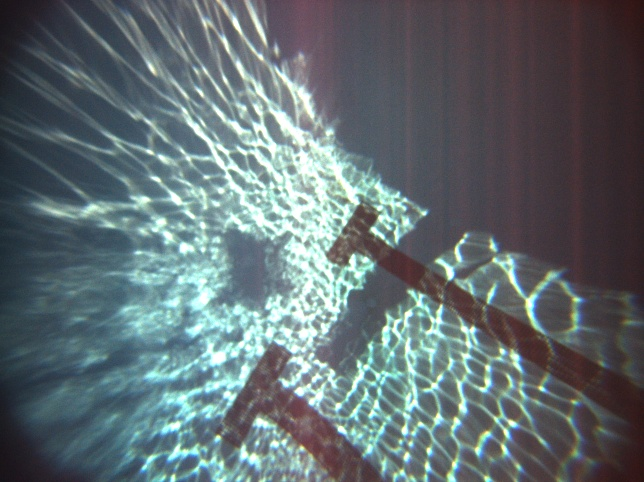
//> input picture img/1_1.jpg, 644 x 482 px
$ ./kek img/1_1.jpg img/1_2.jpg 3   (built with g++ and OpenCV 4)
//> lines starting //> are read from the running program, lines starting //| are printed output that depends on the picture; after the words box and inside, x2 and y2 are one past the last pixel; in counts of white or black regions, pixels touching at a corner belong together
#include <vector>
#include <iostream>
//#include <time.h>
//#include <random>

#include <cv.h>
#include <opencv2/core/core.hpp>
#include <opencv2/highgui/highgui.hpp>
#include <opencv2/imgproc/imgproc.hpp>
#include <opencv2/video/video.hpp>

#define PI 3.1416

typedef std::pair<float, float> PolVec;
typedef std::vector<PolVec> PolVecs;

const bool debug = true;

const float anglemargin = 0.3;
const float sizemargin = 15;

const int cropx = 200;
const int cropy = 200;

const float fovx = (60/360) * 2 * PI;
const float fovy = fovx;

const float depth = 5;

PolVecs convertPolar(std::vector<cv::Point2f> &first, std::vector<cv::Point2f> &second)
{
    PolVecs vals;
    for(int i = 0; i < first.size(); i++)
    {
        float diffx = second[i].x - first[i].x;
        //Change +y to be up the image instead of down
        float diffy = first[i].y - second[i].y;
        float len = sqrt(pow(diffx, 2) + pow(diffy, 2));
        float angle = atan2(diffy, diffx);
        //For debugging
        if(debug) std::cout << diffx << "\t" << diffy << "\t" << angle << "  \t" << len << "\n";
        vals.push_back(PolVec(angle, len));
    }
    return vals;
}

bool inside(PolVec a, PolVec b)
{
    if(std::max(a.first - b.first, b.first - a.first) < anglemargin ||
        std::max(a.first + 2*PI - b.first, b.first - a.first - 2*PI) < anglemargin ||
        std::max(a.first - b.first - 2*PI, b.first + 2*PI - a.first) < anglemargin)
    {
        if(std::max(a.second - b.second, b.second - a.second) < sizemargin)
        {
            return true;
        }
    }
    return false;
}

PolVec avg(PolVecs &vecs, PolVec &center)
{
    float suma = 0; float sumb = 0; int num = 0;
    for(int i = 0; i < vecs.size(); i++)
    {
        if(inside(center, vecs[i]))
        {
            suma += vecs[i].first;
            sumb += vecs[i].second;
            num++;
        }
    }
    return PolVec(suma/num, sumb/num);
}

int numAround(PolVecs &vecs, PolVec &center)
{
    int num = 0;
    for(int i = 0; i < vecs.size(); i++)
    {
        if(inside(center, vecs[i]))
        {
            num++;
        }
    }
    return num;
}

PolVec bestFit(PolVecs vecs)
{
    int best;
    int bestnum = 0;
    //srand(time(NULL));
    for(int i = 0; i < vecs.size(); i++)
    {
        //TODO: Decide whether to iterate through all points or choose random ones
        //int r = rand() % vecs.size();
        int rn = numAround(vecs, vecs[i]);
        //For debugging
        if(debug) std::cout << rn << "\n";
        if(rn > bestnum){bestnum = rn; best = i;}
    }
    return avg(vecs, vecs[best]);
}

//TODO: Put everything in a loop and take images through stdin
int main(int argc, char* argv[])
{
    cv::Mat img1, img2, img1c, img2c, img1b, img2b;
    std::vector<cv::Point2f> first, second;
    std::vector<uchar> status;
    std::vector<float> error;
    int numfeatures;
    float rotation;
    int centerx, centery;

    if(argc < 4) {std::cout << "not enough args\n"; return 0;}

    if(argc < 5) {rotation = 0;}
    else {rotation = atof(argv[4]);}

    //Read input: image 1, image 2, number of features
    img1 = cv::imread(argv[1]);
//> img1 is the input picture: 482 rows x 644 cols, CV_8UC3; mean B, G, R 113, 109.4, 97.1
    img2 = cv::imread(argv[2]);
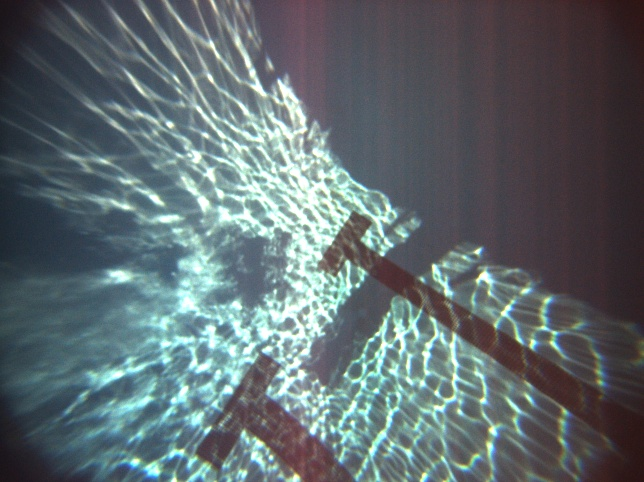
//> input picture img/1_2.jpg, 644 x 482 px
//> img2 is the input picture: 482 rows x 644 cols, CV_8UC3; mean B, G, R 110.3, 106.7, 94.9
    numfeatures = atoi(argv[3]);
//> numfeatures = 3
    centerx = img1.cols/2;
//> centerx = 322
    centery = img1.rows/2;
//> centery = 241

    //Rotate second img
    if((int) rotation % 360)
    {
        cv::Mat rot = cv::getRotationMatrix2D(cv::Point(centerx, centery), rotation, 1);
        cv::Mat imgrot;
        cv::warpAffine(img2, imgrot, rot, img2.size());
        img2 = imgrot;
    }

    //Crop to get rid of warped area
    //TODO: Run through image undistort instead
    img1c = img1(cv::Rect(centerx - cropx/2, centery - cropy/2,
                            centerx + cropx/2, centery + cropy/2));
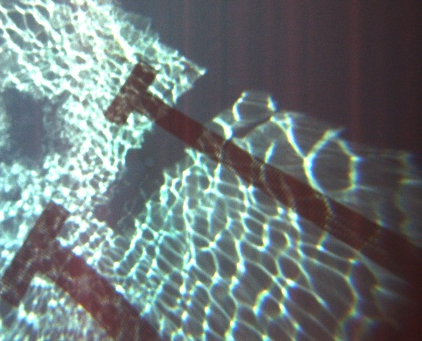
//> img1c: 341 rows x 422 cols, CV_8UC3; mean B, G, R 120.4, 120.4, 109.2
    img2c = img2(cv::Rect(centerx - cropx/2, centery - cropy/2,
                            centerx + cropx/2, centery + cropy/2));
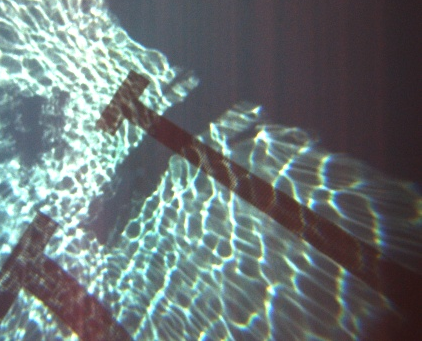
//> img2c: 341 rows x 422 cols, CV_8UC3; mean B, G, R 116.6, 116.4, 105.8


    //Convert to grayscale
    cv::cvtColor(img1c, img1b, cv::COLOR_BGR2GRAY);
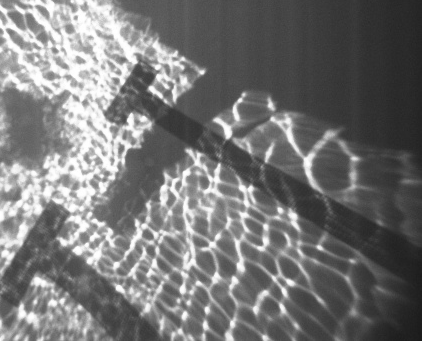
//> img1b: 341 rows x 422 cols, CV_8UC1; min 26, max 255, mean 117.1
    cv::cvtColor(img2c, img2b, cv::COLOR_BGR2GRAY);
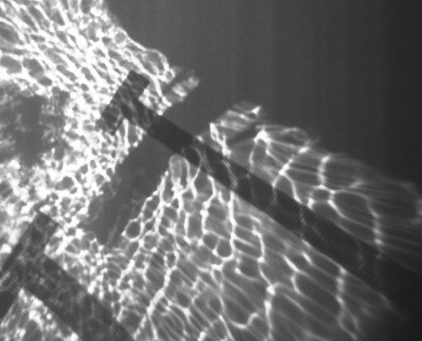
//> img2b: 341 rows x 422 cols, CV_8UC1; min 25, max 255, mean 113.3

    //Find features to track
    cv::goodFeaturesToTrack(img1b, first, numfeatures, 0.3, 7);
//> first = 3 Points (x, y): [219, 164], [176, 51], [131, 113]
    cv::goodFeaturesToTrack(img2b, second, numfeatures, 0.3, 7);
//> second = 3 Points (x, y): [211, 124], [136, 142], [95, 239]

    //Calculate optical flow
    cv::calcOpticalFlowPyrLK(img1b, img2b, first, second, status, error);
//> second = 3 Points (x, y): [214.1, 179.3], [165.2, 61.53], [126.4, 120.4]; status = [1, 1, 1]; error = [30.27, 32.77, 27]

    //Get rid of points that are not being tracked
    //TODO: I don't think this is necessary, so taking out for now.
    /*
    for(int i = numfeatures - 1; i >= 0; i--)
    {
        if(status[i] != 1)
        {
            std::cout << "erasing...\n";
            first.erase(first.begin() + i);
            second.erase(second.begin() + i);
        }
    }
    */

    //TODO: Calculate change in distance between points to calculate change in depth.
    //      This might be very hard.

    //Find best fit vector with angle and magnitude
    PolVec result = bestFit(convertPolar(first, second));
//> the loop in convertPolar, `for(int i = 0; i < first.size(); i++)` made 3 passes
//> (diffx, diffy, len, angle) on passes 1 to 3: (-4.89, -15.32, 16.09, -1.88), (-10.82, -10.53, 15.1, -2.37), (-4.62, -7.4, 8.73, -2.13)
//| -4.89352	-15.3226	-1.87993  	16.085
//| -10.8247	-10.5303	-2.36998  	15.1017
//| -4.62424	-7.40026	-2.12931  	8.72625
//> the loop in bestFit, `for(int i = 0; i < vecs.size(); i++)` made 3 passes
//> (rn, bestnum) on passes 1, 3: (2, 2), (3, 3)
//> rn on pass 2: 2
//| 2
//| 2
//| 3
//> after the loop in bestFit, `for(int i = 0; i < vecs.size(); i++)`: bestnum = 3; best = 2
//> the loop in avg, `for(int i = 0; i < vecs.size(); i++)` made 3 passes
//> (suma, sumb) on passes 1 to 3: (-1.88, 16.09), (-4.25, 31.19), (-6.38, 39.91)
//> after the loop in avg, `for(int i = 0; i < vecs.size(); i++)`: suma = -6.38; sumb = 39.91; num = 3
//> result = (-2.13, 13.3)

    if(debug) std::cout << result.first << "\t\t" << result.second << "\n";
//| -2.1264		13.3043

    //For now assume constant depth
    //TODO: Get distance traveled in relative X and Y direction using actual depth.
    float distx = sin(result.second * cos(result.first) / (float) cropx * fovx) * depth;
//> distx = 0
    float disty = sin(result.second * sin(result.first) / (float) cropy * fovy) * depth;
//> disty = 0

    std::cout << distx << "\t\t" << disty << "\n";
//| -0		-0

    //For debugging
    if(debug)
    {
        for(int i = 0; i < numfeatures; i++)
        {
            if(status[i] == 1)
            {
                cv::line(img2b, first[i], second[i], CV_RGB(255, 0, 0));
            }
        }
//> this loop made 3 passes
//> img2b: 341 rows x 422 cols, CV_8UC1; 36 pixels changed, all inside (x1, y1, x2, y2) = (126, 51, 220, 180)

        cv::imshow("IMGFlow", img2b);
        cv::waitKey(0);
    }

    return 0;
}
